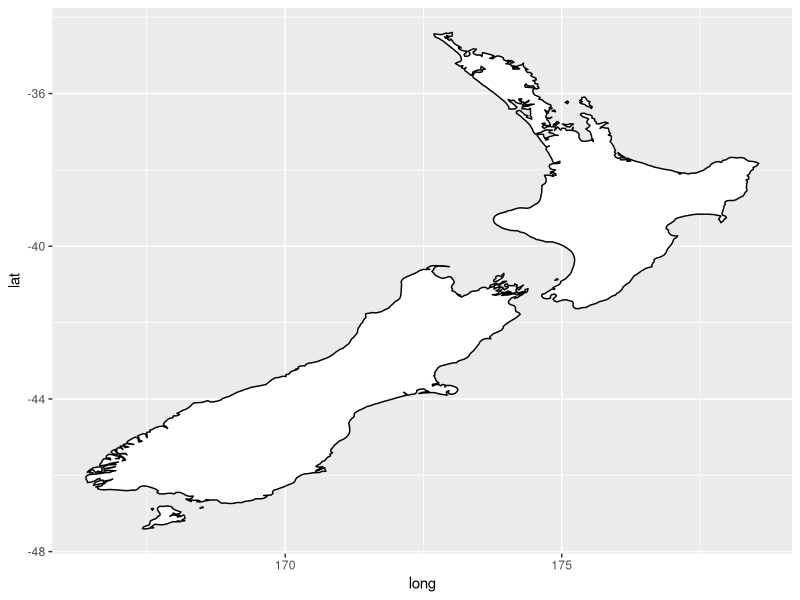
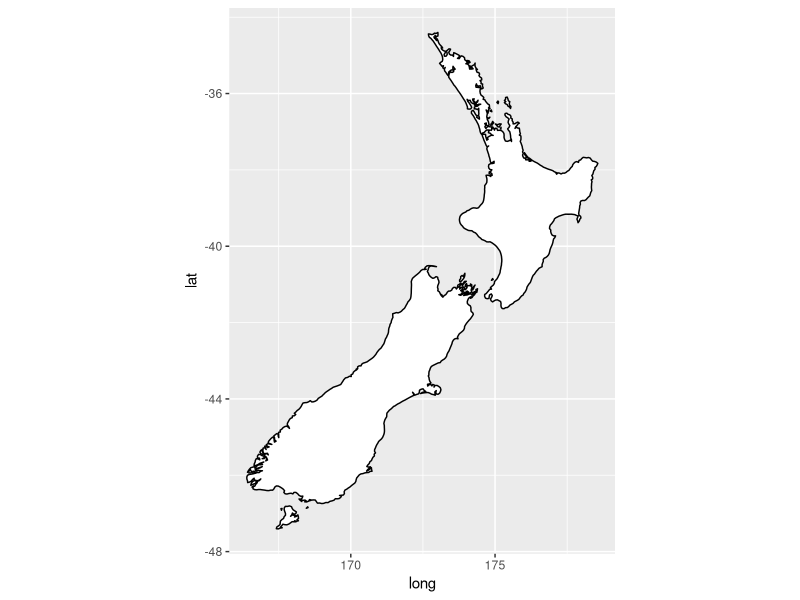
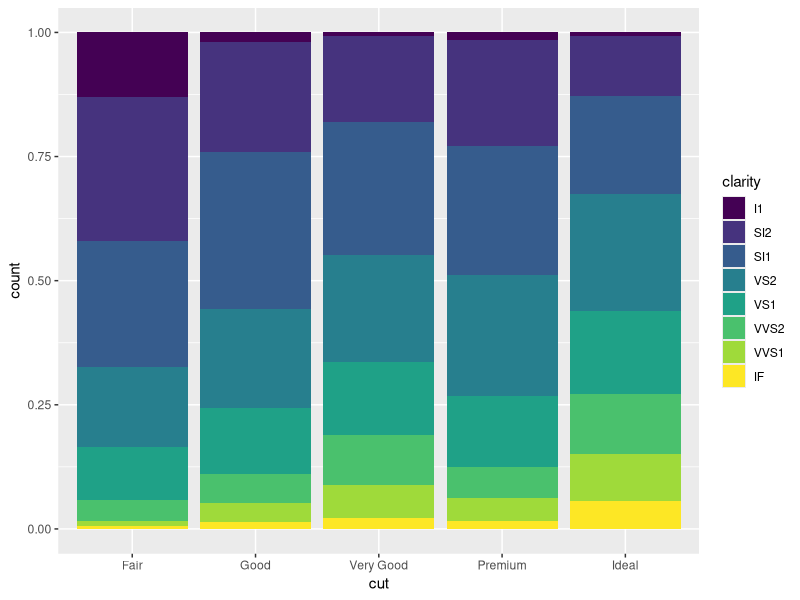
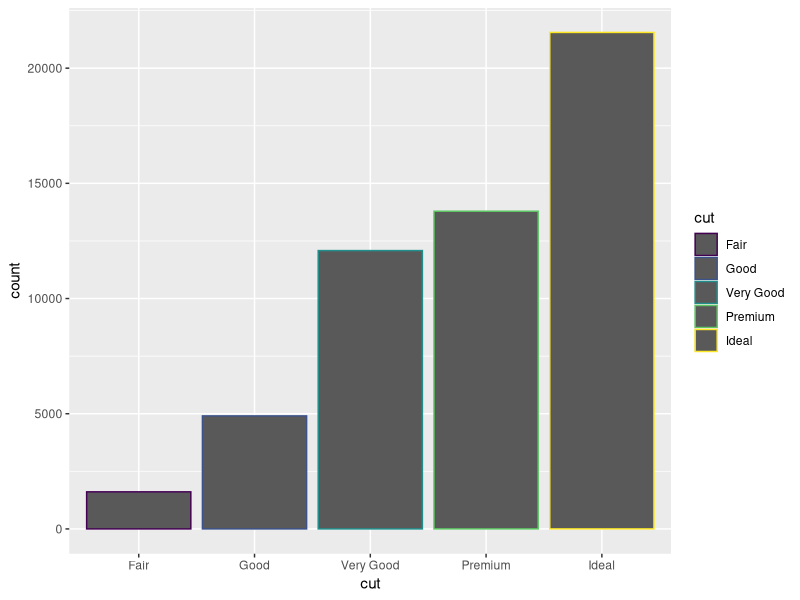
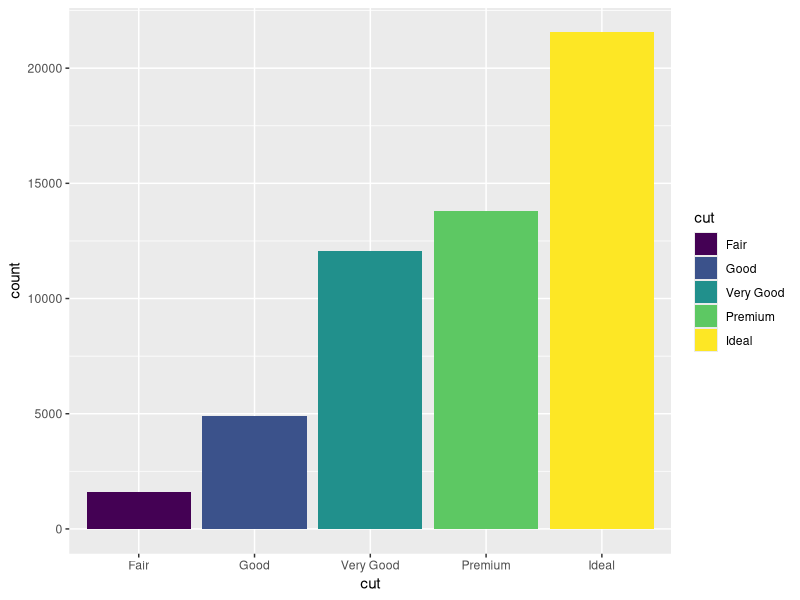
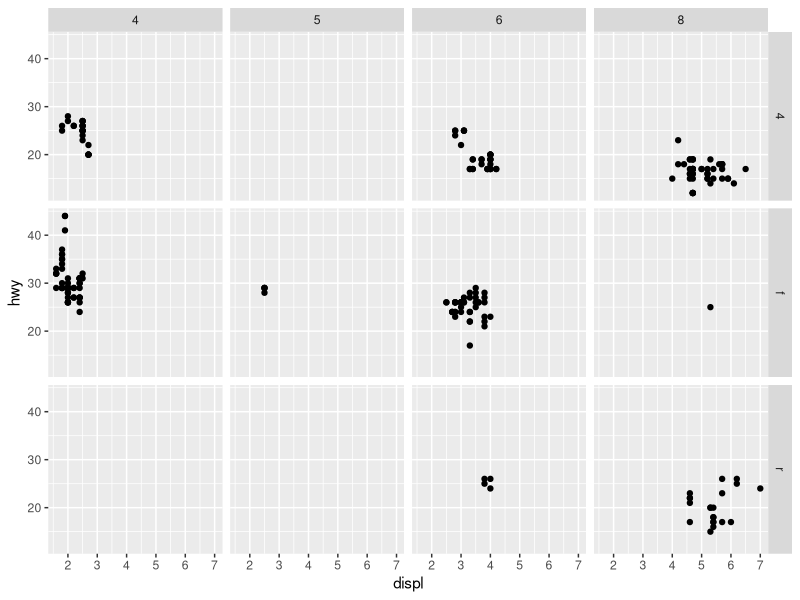
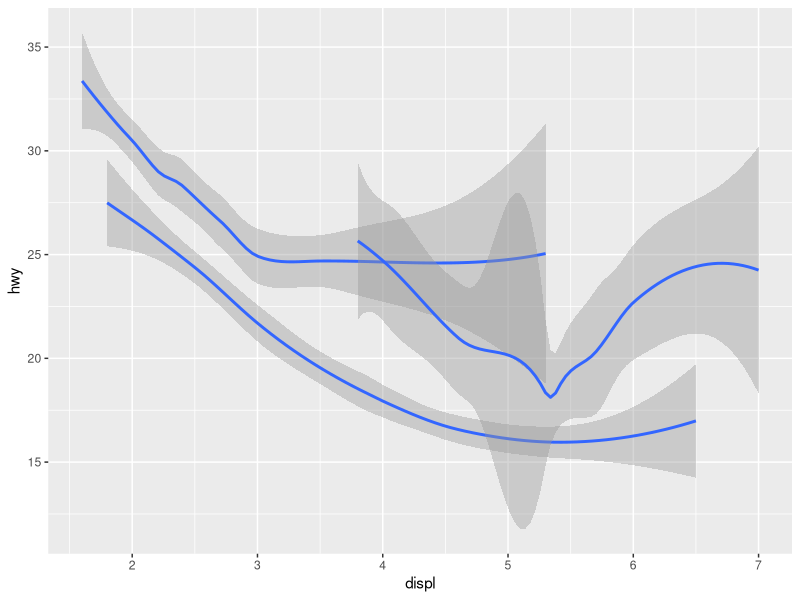
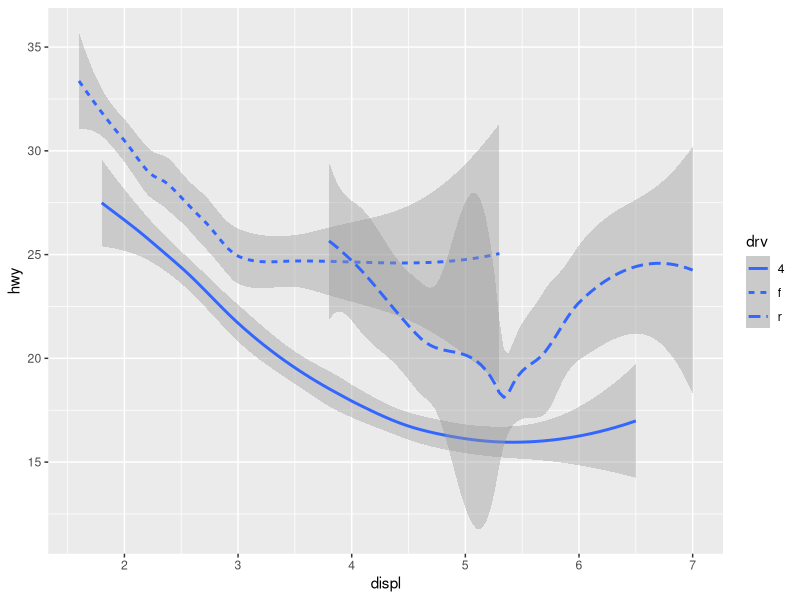

The R source for these figures, in order:
## ---- chunk 1
library(tidyverse)
library(maps)
## ---- chunk 2
nz <- map_data("nz")
ggplot(nz, aes(x = long, y = lat, group = group)) +
  geom_polygon(fill = "white", color = "black")

ggplot(nz, aes(x = long, y = lat, group = group)) +
  geom_polygon(fill = "white", color = "black") +
  coord_quickmap()
## ---- chunk 3
ggplot(diamonds, aes(x = cut, fill = clarity)) + 
  geom_bar(position = "fill")
## ---- chunk 4
ggplot(diamonds, aes(x = cut, color = cut)) + 
  geom_bar()
ggplot(diamonds, aes(x = cut, fill = cut)) + 
  geom_bar()
## ---- chunk 5
ggplot(mpg, aes(x = displ, y = hwy)) + 
  geom_point() + 
  facet_grid(drv ~ cyl)
## ---- chunk 6
ggplot(mpg, aes(x = displ, y = hwy, shape = drv)) + 
  geom_smooth()
ggplot(mpg, aes(x = displ, y = hwy, linetype = drv)) + 
  geom_smooth()
## ---- chunk 7
library(ggridges)

ggplot(mpg, aes(x = hwy, y = drv, fill = drv, color = drv)) +
  geom_density_ridges(alpha = 0.5, show.legend = FALSE)
#> Picking joint bandwidth of 1.28
## ---- chunk 8
ggplot(data = mpg,aes(x = hwy, y = displ)) +
  geom_point(color = "pink",shape = 17)
## ---- chunk 9
ggplot(mpg) + 
  geom_point(aes(x = displ, y = hwy,color = "blue"))
## ---- chunk 10
#fixed version
ggplot(data = mpg,aes(x = displ, y = hwy)) +
  geom_point(color = "blue")

## ---- chunk 11
ggplot(mpg,aes(x = hwy, y = displ,color = displ < 5)) + geom_point()
## ---- chunk 12
ggplot(mpg, aes(x = displ, y = hwy)) +
  geom_smooth(aes(color = drv), show.legend = FALSE)
## ---- chunk 13
ggplot(mpg, aes(x = displ, y = hwy)) +
  geom_point() +
  geom_smooth(se = FALSE)
## ---- chunk 14
ggplot(mpg, aes(x = displ, y = hwy)) +
  geom_point() + 
  geom_smooth(se = FALSE,aes(shape = drv))
## ---- chunk 15
ggplot(mpg, aes(x = displ, y = hwy)) +
  geom_point(aes(color = drv)) + 
  geom_smooth(se = FALSE,aes(shape = drv,color = drv))

## ---- chunk 16
ggplot(mpg, aes(x = displ, y = hwy)) +
  geom_point(aes(color = drv)) + 
  geom_smooth(se = FALSE,aes(shape = drv,linetype = drv))
## ---- chunk 17
ggplot(mpg, aes(x = displ, y = hwy)) +
  geom_point(aes(shape = "circle open", color = drv))
## ---- chunk 18
ggplot(mpg) + 
  geom_point(aes(x = drv, y = cyl)) +
  facet_grid(drv ~ cyl)
## ---- chunk 19
ggplot(mpg) + 
  geom_point(aes(x = displ, y = hwy)) +
  facet_grid(drv ~ .)

ggplot(mpg) + 
  geom_point(aes(x = displ, y = hwy)) +
  facet_grid(. ~ cyl)
## ---- chunk 20
ggplot(mpg) + 
  geom_point(aes(x = displ, y = hwy)) + 
  facet_wrap(~ class, nrow = 2)
## ---- chunk 21
ggplot(mpg) + 
  geom_point(aes(x = displ, y = hwy)) + 
  facet_grid(drv ~ .)

ggplot(mpg) + 
  geom_point(aes(x = displ, y = hwy)) + 
  facet_grid(. ~ drv)
## ---- chunk 22
ggplot(mpg) + 
  geom_point(aes(x = displ, y = hwy)) +
  facet_grid(drv ~ .)
## ---- chunk 23
ggplot(mpg) + 
  geom_point(aes(x = displ, y = hwy)) +
  facet_wrap( ~ drv)
## ---- chunk 24
ggplot(diamonds, aes(x = cut, y = after_stat(prop))) + 
  geom_bar()
ggplot(diamonds, aes(x = cut, fill = color, y = after_stat(prop))) + 
  geom_bar()
## ---- chunk 25
ggplot(diamonds, aes(x = cut)) + 
  geom_bar()

ggplot(diamonds, aes(x = cut, fill = color)) + 
  geom_bar()
## ---- chunk 26
ggplot(mpg, aes(x = cty, y = hwy)) + 
  geom_point()
## ---- chunk 27
ggplot(data = mpg, aes(x = cty, y = displ)) +
  geom_boxplot(position = "dodge2")
## ---- chunk 28
ggplot(diamonds, aes(x = cut, fill = clarity)) + 
  geom_bar(position = "fill")  + coord_polar()
## ---- chunk 29
ggplot(data = mpg, mapping = aes(x = cty, y = hwy)) +
  geom_point() + 
  geom_abline() +
  coord_fixed()
